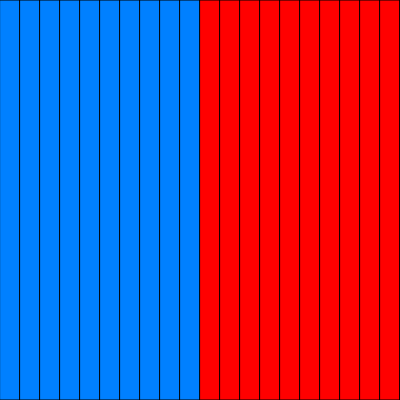
Frame 1 (no input)
Frame 60 (no input): identical to frame 1, image omitted
Frame 120 (the mouse pressed at the canvas centre since frame 60): identical to frame 1, image omitted

The p5.js sketch that drew this single still picture (run headless with seeded random() and noise() and a simulated clock; from frame 60 on, the mouse is pressed at the canvas centre):

// p5.js sketch
// ── sketch.js
// 3-2 columns blue-red
//https://editor.p5js.org/benjamin.bergery/sketches/qAX_D0CGc

function setup() {
  createCanvas(400, 400);
}

function draw() {
  // background(220); not needed
  
  for (let x=0;x<=width;x+=width/20) 
  // in each column 
  { 
      fill(0,128,255);
    // color it blue
     
    if (x>=width/2)
    // select right half of canvas
    {
      fill(255,0,0); 
      // color it red
    }
    rect(x,0,width/10,height);
    // create a rectangle
  }
}



//3.2 Make the left half of the columns turn blue and the right half turn red.
